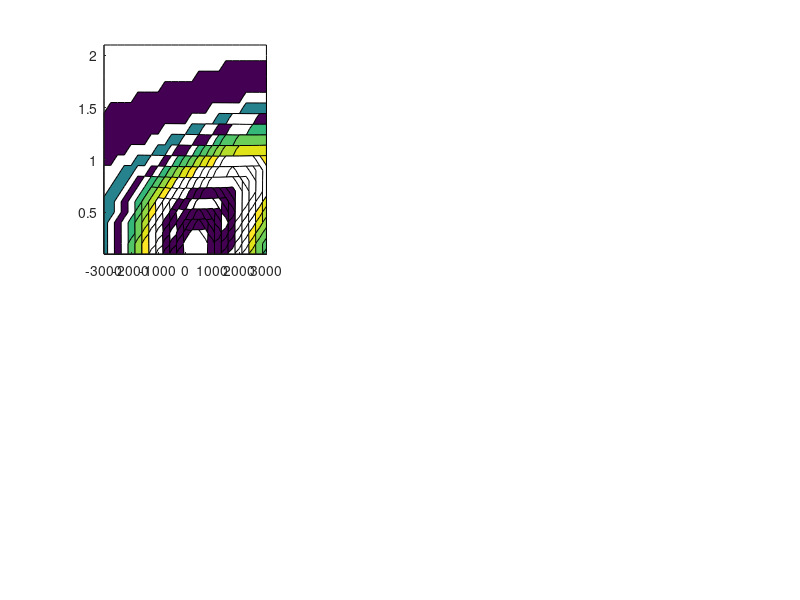

This chart was generated by the following MATLAB code: (Note: this script raises an error after producing the figure.)
% Load data from mat file
clear all
load FSRSOff3
gcf=figure;
set(gcf,'Units','Normalized','Position',[0 0 0.8 0.9]);%[0 4/75 1 0.85]);
dw=1/FSRS_OffRes_nt;c=3e-5;
maxr=max(max(max(abs(FSRS_OffRes_Ratio))));
y=-0.04;x=0.04;
% Axes positions
gcp_t_y=0.585;gcp_b_y=0.10;
gcp_l_x=0.05;gcp_c_x=0.32;gcp_r_x=0.59;
gcw=0.3;gch=0.3;
gcpos=[gcp_l_x gcp_t_y gcw gch;gcp_l_x gcp_b_y gcw gch];
gdpos=[gcp_c_x gcp_t_y gcw gch;gcp_c_x gcp_b_y gcw gch];
grpos=[gcp_r_x gcp_t_y gcw gch;gcp_r_x gcp_b_y gcw gch];
% Color bar positions
cp_t_y=0.895;cp_b_y=0.41;
cp_l_x=0.1;cp_c_x=0.37;cp_r_x=0.64;
cw=0.2;ch=0.03;
ccpos=[cp_l_x cp_t_y cw ch;cp_l_x cp_b_y cw ch];
cdpos=[cp_c_x cp_t_y cw ch;cp_c_x cp_b_y cw ch];
crpos=[cp_r_x cp_t_y cw ch;cp_r_x cp_b_y cw ch];
% Text
tstr={'a)';'b)';'c)';'d)';'e)';'f)'};
% Text positions
tp_t_y=0.82;tp_b_y=0.33;
tp_l_x=0.105;tp_c_x=0.375;tp_r_x=0.645;
tw=0.06;th=0.06;
tpos=[tp_l_x tp_t_y tw th; tp_c_x tp_t_y tw th; tp_r_x tp_t_y tw th;...
          tp_l_x tp_b_y tw th; tp_c_x tp_b_y tw th; tp_r_x tp_b_y tw th];
      wv=[861 1600];
for iv=1:2
    maxs=max(max(max(abs(FSRS_OffRes_Cascade(:,:,iv)))),...
        max(max(abs(FSRS_OffRes_Direct(:,:,iv)))));
%     dt=dts(iv);
    w=(-1/2:dw:(1/2-dw))/FSRS_OffRes_dts(iv)/c;w=w-w(1);
    t=0:FSRS_OffRes_dts(iv):(FSRS_OffRes_nt-1)*FSRS_OffRes_dts(iv);
    if iv==1;wrange=[-1500 1500];else wrange=[-2400 2400];end
    gc(iv)=subplot(2,3,1+3*(iv-1));contourf(FSRS_OffRes_dws,...
        FSRS_OffRes_disps,abs(rcas(:,:,iv)),50,'edgecolor','none');
    xlabel('(\omega_{AP}-\omega_{eg})/2\pic (cm^{-1})');
    ylabel({'Mode';'Displacement \it d'});%caxis([0 maxr])
    colormap jet;cc(iv)=colorbar('Location','northoutside','fontsize',10,'Position',ccpos(iv,:));
    set(gca,'linewidth',2,'fontsize',10,'fontweight','bold','Position',gcpos(iv,:));
    axis square;
    legend('CASCADES','fontsize',10,'fontweight','bold')
    tx=annotation(gcf,'textbox',tpos(1+3*(iv-1),:),...
        'String',tstr(1+3*(iv-1)),'EdgeColor','none',...
        'fontweight','bold','fontsize',10);
    
    gd(iv)=subplot(2,3,2+3*(iv-1));contourf(FSRS_OffRes_dws,...
        FSRS_OffRes_disps,abs(rdir(:,:,iv)),50,'edgecolor','none');
    xlabel('(\omega_{AP}-\omega_{eg})/2\pic (cm^{-1})');
    legend('DIRECT','fontsize',10,'fontweight','bold')
    ylabel({'Mode';'Displacement \it d'});%caxis([0 maxr])
    colormap jet;cd(iv)=colorbar('Location','northoutside','fontsize',10,'Position',cdpos(iv,:));
    set(gca,'linewidth',2,'fontsize',10,'fontweight','bold','Position',gdpos(iv,:));axis square;%title('Direct')
    annotation(gcf,'textbox',tpos(2+3*(iv-1),:),...
        'String',tstr(2+3*(iv-1)),'EdgeColor','none',...
        'fontweight','bold','fontsize',10);

    gr(iv)=subplot(2,3,3+3*(iv-1));contourf(FSRS_OffRes_dws,...
        FSRS_OffRes_disps,(FSRS_OffRes_Ratio(:,:,iv)),50,'edgecolor','none');
    xlabel('(\omega_{AP}-\omega_{eg})/2\pic (cm^{-1})');
    legend('RATIO','fontsize',10,'fontweight','bold')
    ylabel({'Mode';'Displacement \it d'});%caxis([0.2 1])
    colormap jet;cr(iv)=colorbar('Location','northoutside','fontsize',10,'Position',crpos(iv,:));
    set(gca,'linewidth',2,'fontsize',10,'fontweight','bold','Position',grpos(iv,:));axis square;%title('E^{3}_{CAS}:E^{5}_{DIRECT}')
    annotation(gcf,'textbox',tpos(3+3*(iv-1),:),...
        'String',tstr(3+3*(iv-1)),'EdgeColor','none',...
        'fontweight','bold','fontsize',10,'Color',[1 1 1]);
end



